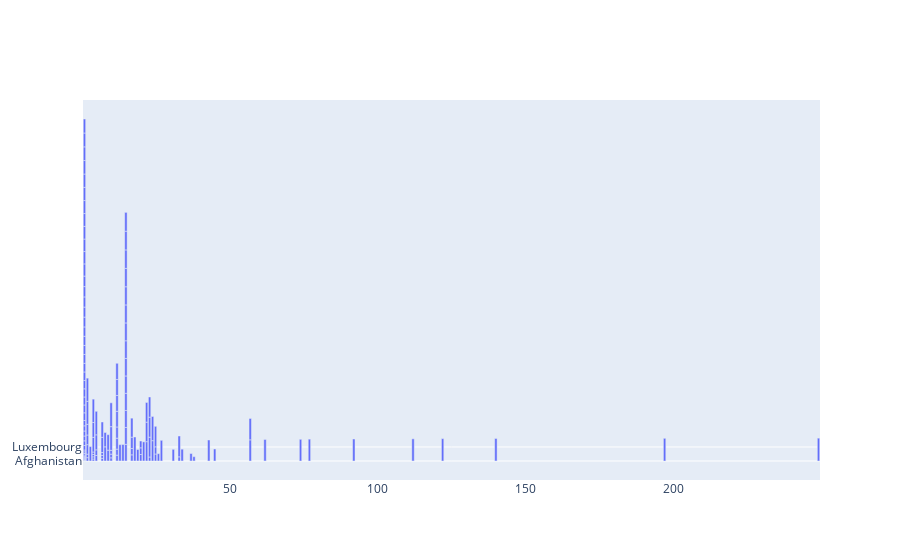

Source (notebook cell):
### Code cell
fig = go.Figure()
fig.add_trace(go.Bar(x=df1['total_cases'], y=df1[(df1['date']=='2020-03-15')]['location']))

fig.show()a

### Figure 1 — Plotly figure (JSON) as saved in the notebook; plotly's stock layout.template omitted (floating-point values rounded to 4 significant figures; data arrays with more than 128 entries replaced by an {"elided": "..."} marker saying what was removed)
{"data": [{"type": "bar", "x": {"elided": "2553 int values"}, "y": {"elided": "146 str values"}}], "layout": {}}
